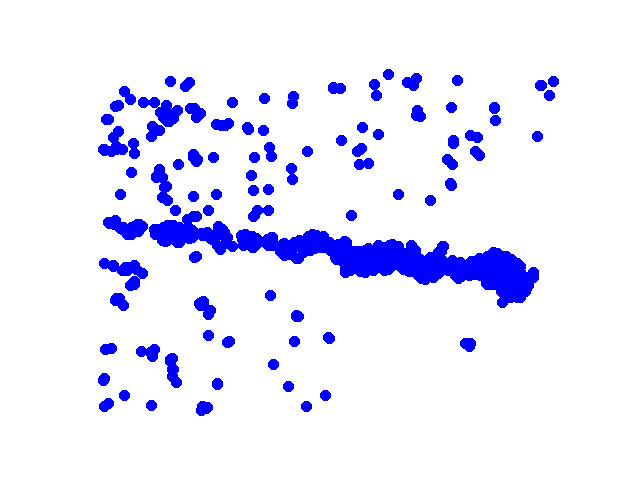
#> input picture Watershed/xy.png, 640 x 480 px
$ jupyter execute ContourDetection.ipynb   (shell and % lines are left out)   (older library calls are emulated)
#> lines starting #> are read from the running program, lines starting #| are printed output that depends on the picture; after the words box and inside, x2 and y2 are one past the last pixel; in counts of white or black regions, pixels touching at a corner belong together; long printed decimals are rounded
[cell 1]
#Using the x-y view to detect the largest segement - as the images have always been taken with the cortex facing up.

#Importing required modules
import matplotlib.image as mpimg
import matplotlib.pyplot as plt
import numpy as np
import imutils
import math
import cv2
import csv


#To plot in jupyter

[cell 2]
#Reading in xy image
original_image = cv2.imread('xy.png')
#> original_image is the input picture: shape (480, 640, 3); mean B, G, R 255, 233.9, 233.9
#Flipping the y axis as the default y axis has the 0 on top
original_image = original_image[::-1,:,:]
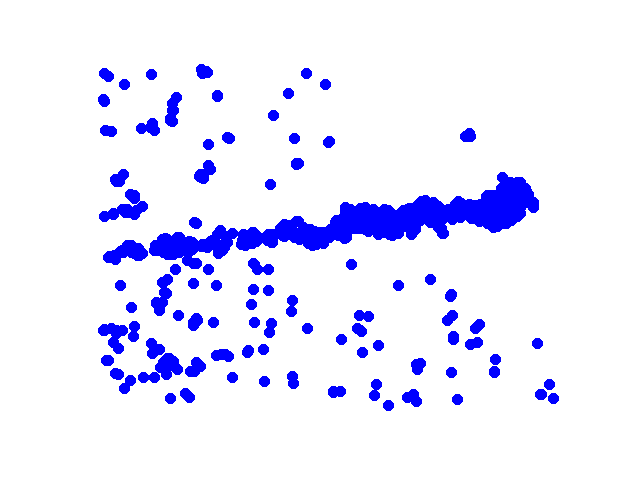
#> original_image: shape (480, 640, 3); mean B, G, R 255, 233.9, 233.9

#Displaying xy image, channel doesn't matter
plt.imshow(original_image)
plt.show()

[cell 3]
#Converting image to grayscale
original_image_gray = cv2.cvtColor(original_image,cv2.COLOR_BGR2GRAY)
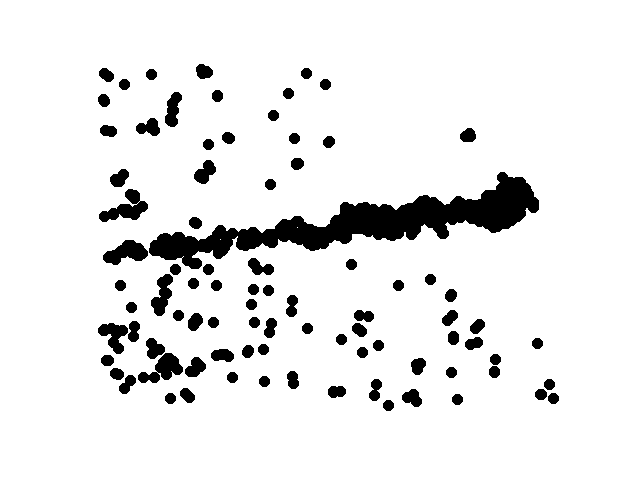
#> original_image_gray: shape (480, 640); values 29 (black) and 255 (white), 91.7% white; 86 black regions, largest, box (x1, y1, x2, y2) and area: (149, 172, 539, 269) 11113, (99, 189, 148, 222) 742, (138, 353, 183, 383) 687
plt.imshow(original_image_gray, cmap="gray")

#Switching black and white, to input to contour detection function
img = cv2.subtract(255, original_image_gray)
#> img: shape (480, 640); values 0 (black) and 226 (white), 8.3% white; 86 white regions
plt.imshow(img, cmap="gray")
plt.show()
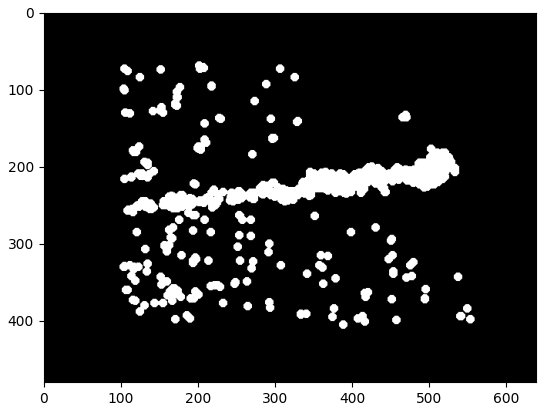
#> figure drawn by matplotlib, 1 panel

[cell 4]
#https://www.youtube.com/watch?v=IG3UkAqHnQI
#Finding contours
_,contours,_ = cv2.findContours(img, cv2.RETR_TREE, cv2.CHAIN_APPROX_SIMPLE)
#> contours = 95 contours, 9 with area under 20; largest, box (x1, y1, x2, y2) and area: (149, 172, 539, 269) 10638, (99, 189, 148, 222) 672, (138, 353, 183, 383) 626, (103, 240, 148, 265) 614, (151, 274, 173, 316) 464

#Printing the number of contours found
print(len(contours))
#| 95

[cell 5]
#Approximating a polygon for each contour, and drawing them out
for cnt in contours:
    #epsilon - is the maximum distance from contour to approximated contour - set as 1%
    #epsilon = error_rate + actual_arc_length

    epsilon = 0.01*cv2.arcLength(cnt, True)

    #Use approxPolyDP to approximate a polygon to each contour

    approx = cv2.approxPolyDP(cnt, epsilon, True)

    #Draw the approximated contours around the image using drawContours
    img = cv2.drawContours(img, [approx], 0, (0, 255, 255), 3)
#> this loop made 95 passes
#> epsilon on passes 1 to 12: 0.33, 0.33, 0.33, 0.33, 0.35, 0.605, 0.443, 0.5, 0.33, 0.628, 0.33, 0.563
#> (epsilon, approx) on passes 23 to 24: (0.0566, [[156, 372], [157, 371], [158, 372], [157, 373]]), (0.0566, [[170, 371], [171, 370], [172, 371], [171, 372]])
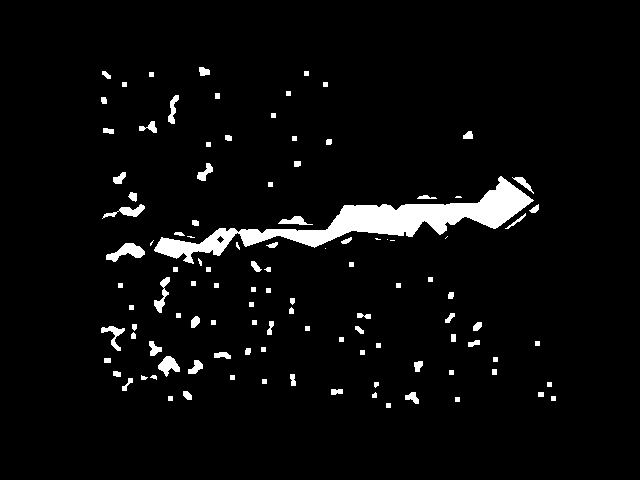
#> img: shape (480, 640); values 0 (black) and 226 (white), 4.3% white; 111 white regions (10 under 20 px), largest, box (x1, y1, x2, y2) and area: (154, 176, 534, 264) 7663, (106, 243, 145, 262) 364, (158, 356, 180, 377) 254

plt.imshow(img)
plt.show()

[cell 6]
#Finding center, area and perimeter of the polygons using Hu moments
area = list(); perimeter = list()
for cnt in contours:
    M = cv2.moments(cnt)

    #Center
    cx = int(M['m10']/M['m00'])
    cy = int(M['m01']/M['m00'])
    center = (cx, cy)

    #Area
    area.append(cv2.contourArea(cnt))

    #Perimeter
    perimeter.append(cv2.arcLength(cnt, True))
#> this loop made 95 passes
#> (cx, cy) on passes 1 to 12: (388, 405), (457, 399), (553, 398), (170, 398), (540, 394), (412, 397), (187, 395), (336, 391), (549, 384), (375, 389), (264, 381), (127, 384)
#> (cnt, cx, cy) on passes 23 to 24: ([[156, 372], [157, 371], [158, 372], [157, 373]], 157, 372), ([[170, 371], [171, 370], [172, 371], [171, 372]], 171, 371)
#> after the loop, area = 95 values, max 10638.5 at index 69, min 2 at index 22, mean 244.2; perimeter = 95 values, max 1131.9 at index 69, min 5.66 at index 22, mean 54.91

#Finding the index of the largest polygon
maxArea = max(area)
#> maxArea = 10638.5
maxPerimeter = max(perimeter)
#> maxPerimeter = 1131.9

area = np.array(area, dtype = float)
perimeter = np.array(perimeter, dtype = float)

MaxAreaPos = np.where(area == maxArea)
#> MaxAreaPos = ([69],)
p = MaxAreaPos[0][0]
#> p = 69
MaxPerimeterPos = np.where(perimeter == maxPerimeter)
#> MaxPerimeterPos = ([69],)

[cell 7]
#Vizualizing the coordinates of the largest contour in blue
for i in range(0, len(contours[p])):
    plt.scatter(contours[p][i][0][0], contours[p][i][0][1], c = "b")
plt.imshow(original_image)
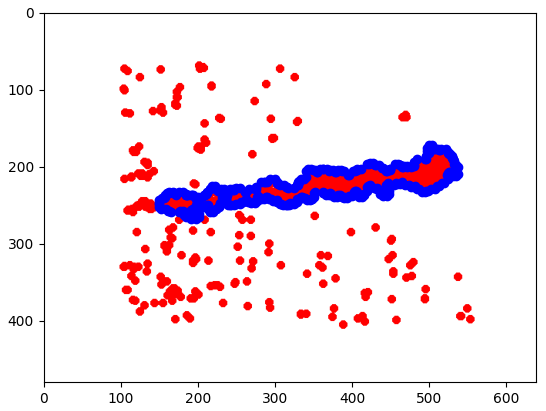
#> figure drawn by matplotlib, 1 panel; B, G, R data is drawn as R, G, B

[cell 8]
#Reading in original points after clustering
X = list(); Y = list(); Z = list()
with open ('ClusteredC1.csv', 'r') as csv_file:
#> (reads Watershed/ClusteredC1.csv from the repository)
    csv_reader = csv.reader (csv_file)
    #Iterating through contents in the file
    for line in csv_reader:
        #each line has X,Y,Z,S
        X.append(line[0])
        Y.append(line[1])
        Z.append(line[2])

with open ('ClusteredC2.csv', 'r') as csv_file:
#> (reads Watershed/ClusteredC2.csv from the repository)
    csv_reader = csv.reader (csv_file)
    #Iterating through contents in the file
    for line in csv_reader:
        #each line has X,Y,Z,S
        X.append(line[0])
        Y.append(line[1])
        Z.append(line[2])


X = np.array(X); Y = np.array(Y); Z = np.array(Z)
X = X.astype(float); Y = Y.astype(float); Z = Z.astype(float)

#Making lists of x,y coordinates of contours

XContours = list(); YContours = list()
for cnt in contours:
    for i in cnt:
        XContours.append(i[0][0])
        YContours.append(i[0][1])
#> this loop made 95 passes
#> cnt on passes 23 to 24: [[156, 372], [157, 371], [158, 372], [157, 373]], [[170, 371], [171, 370], [172, 371], [171, 372]]
#> after the loop, XContours = 1465 values, max 558 at index 21, min 98 at index 406, mean 270.8; YContours = 1465 values, max 410 at index 3, min 64 at index 1451, mean 264.4

[cell 9]
#Finding the transformation to make the picture and scatter coordinates correspond

#Finding the max and min x and y for scatter and picture
minXScatter = 10000; maxXScatter = 0; minYScatter = 10000; maxYScatter = 0
minXPicture = 10000; maxXPicture = 0; minYPicture = 10000; maxYPicture = 0

#Finding the positions of the corner points to move picture appropriately
minXScatterPos = 0; minYScatterPos = 0
minXPicturePos = 0; minYPicturePos = 0

pos = -1
for x,y in zip(X,Y):
    pos = pos + 1
    if (x < minXScatter):
        minXScatter = x
        minXScatterPos = pos
    if (x > maxXScatter):
        maxXScatter = x
    if (y < minYScatter):
        minYScatter = y
        minYScatterPos = pos
    if (y > maxYScatter):
        maxYScatter = y

#Finding x and y spread for scatter points
XScatterDiff = maxXScatter - minXScatter
YScatterDiff = maxYScatter - minYScatter

pos = -1
for x,y in zip(XContours,YContours):
    pos = pos +1
    if (x < minXPicture):
        minXPicture = x
        minXPicturePos = pos
    if (x > maxXPicture):
        maxXPicture = x
    if (y < minYPicture):
        minYPicture = y
        minYPicturePos = pos
    if (y > maxYPicture):
        maxYPicture = y
#> this loop made 1465 passes
#> (x, y, minXPicture, maxXPicture, minYPicture, maxYPicture) on pass 1: (386, 400, 386, 386, 400, 400)
#> (x, y, maxXPicture, minYPicture) on passes 9, 17: (455, 394, 455, 394), (551, 393, 551, 393)
#> after the loop, maxXPicture = 558; maxYPicture = 410; minXPicture = 98; minXPicturePos = 406; minYPicture = 64; minYPicturePos = 1451; pos = 1464

#Finding x and y spread for picture points
XPictureDiff = maxXPicture - minXPicture
#> XPictureDiff = 460
YPictureDiff = maxYPicture - minYPicture
#> YPictureDiff = 346

#Calculating scaling factor - dividing picture points by this
Xfactor = XPictureDiff/XScatterDiff
#> Xfactor = 7.57
Yfactor = YPictureDiff/YScatterDiff
#> Yfactor = 5.31

#Repositioning the picture - take the negative of this
Xmove = (XContours[minXPicturePos] - X[minXScatterPos])/Xfactor
#> Xmove = 12.89
Ymove = (YContours[minYPicturePos] - Y[minYScatterPos])/Yfactor
#> Ymove = 11.76

[cell 10]
plt.scatter(X,Y, c='g')

#positive - left
#positive - down

Xcorrected = list(); Ycorrected = list()

#Checking if the repositioning is right
for i in range(0, len(contours[p])):

    if(Xmove > 0):
        x = contours[p][i][0][0]/Xfactor - Xmove
        Xcorrected.append(x)
    else:
        x = contours[p][i][0][0]/Xfactor + Xmove
        Xcorrected.append(x)
    if(Ymove > 0):
        y = contours[p][i][0][1]/Yfactor - Ymove
        Ycorrected.append(y)
    else:
        y = contours[p][i][0][1]/Yfactor + Ymove
        Ycorrected.append(y)
#> this loop made 354 passes
#> (x, y) on passes 1 to 12: (53.17, 20.64), (52.77, 21.2), (52.77, 21.95), (53.17, 22.52), (52.64, 23.27), (52.64, 23.84), (52.51, 24.03), (51.19, 24.03), (50.66, 24.78), (50.66, 25.53), (50.53, 25.72), (50.26, 25.72)
#> x on pass 100: 19.61
#> after the loop, Xcorrected = 354 values, max 58.19 at index 331, min 6.8 at index 145, mean 32.45; Ycorrected = 354 values, max 38.72 at index 159, min 20.64 at index 0, mean 30.84

plt.scatter(Xcorrected, Ycorrected, c = "b")
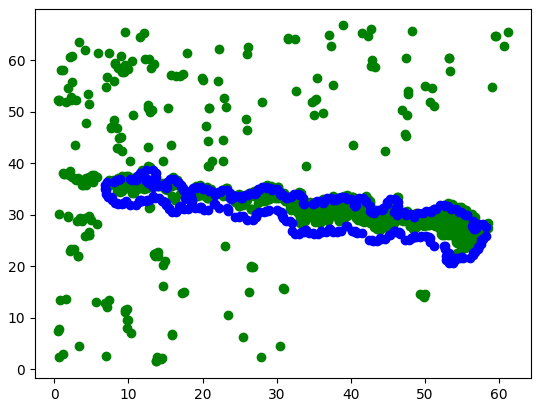
#> figure drawn by matplotlib, 1 panel

[cell 11]
#Finding the x,y range of the aggregate

maxX = max(Xcorrected)
#> maxX = 58.19
minX = min(Xcorrected)
#> minX = 6.8
maxY = max(Ycorrected)
#> maxY = 38.72
minY = min(Ycorrected)
#> minY = 20.64

print(minX); print(maxX)
#| 6.799
#| 58.188
print(minY); print(maxY)
#| 20.635
#| 38.719
